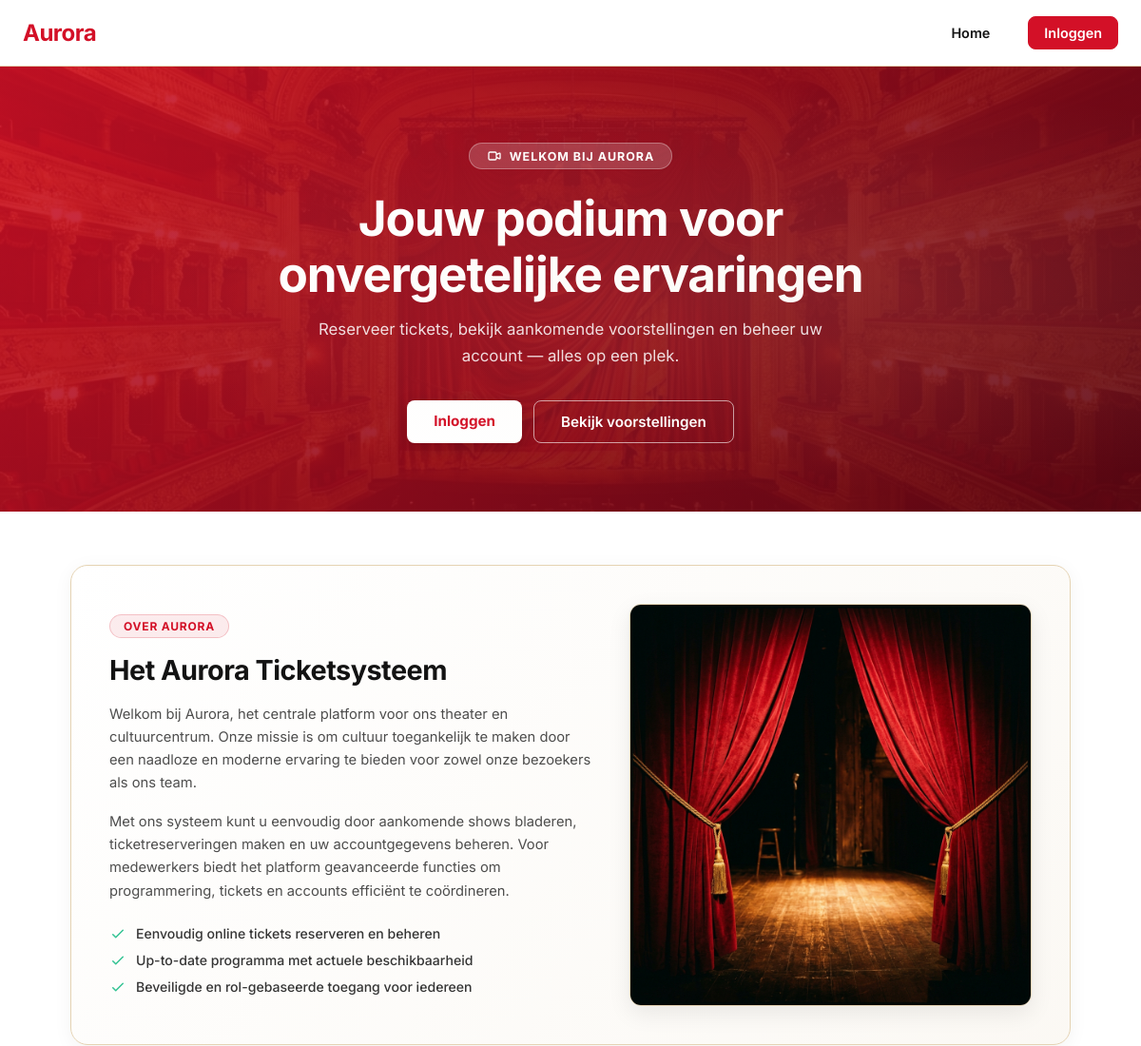
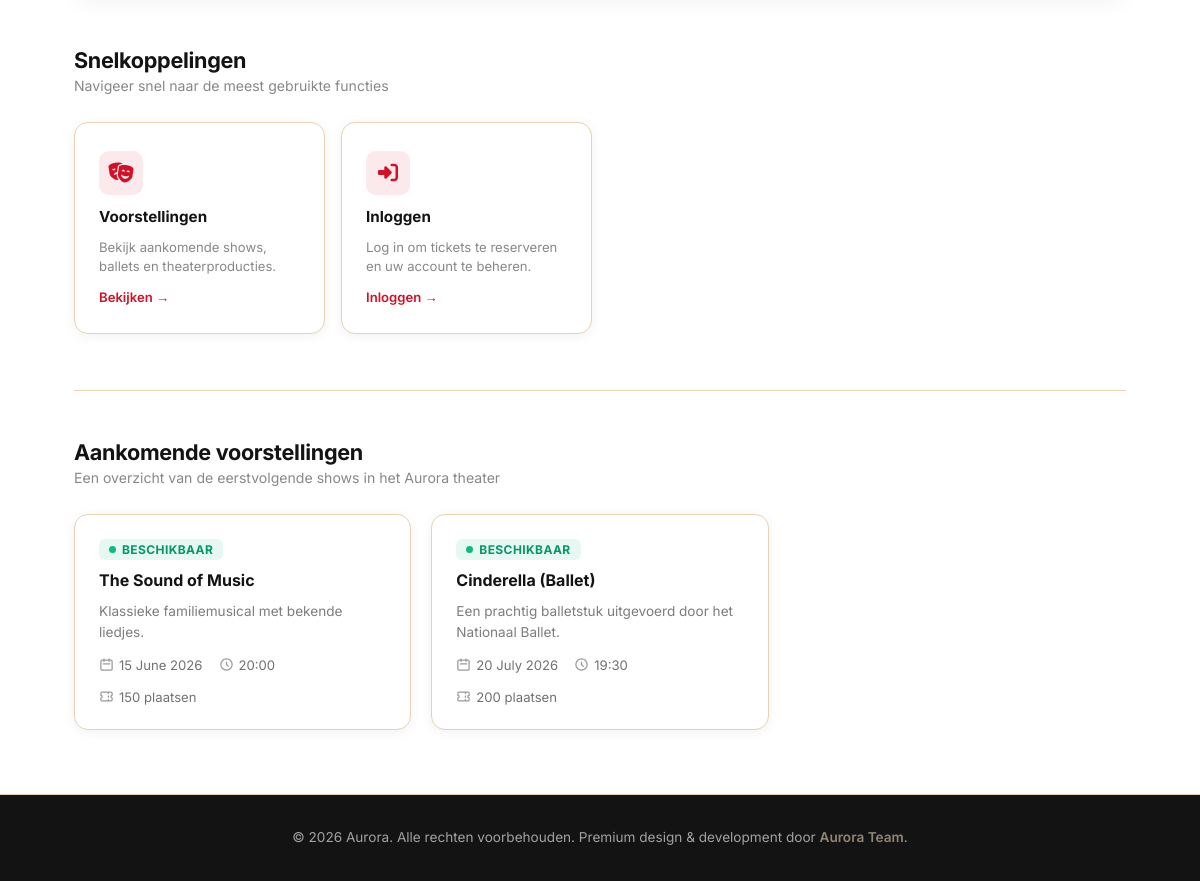
The app's page /informatie/home.php with its own data (2 pictures, top to bottom).
### tables this page shows
CREATE TABLE Voorstelling (
    Id INT NOT NULL AUTO_INCREMENT
    ,MedewerkerId INT NOT NULL
    ,Naam VARCHAR(100) NOT NULL
    ,Beschrijving TEXT NULL
    ,Datum DATE NOT NULL
    ,Tijd TIME NOT NULL
    ,MaxAantalTickets INT NOT NULL
    ,Beschikbaarheid VARCHAR(50) NOT NULL  
    ,IsActief BIT NOT NULL DEFAULT 1
    ,Opmerking VARCHAR(250) NULL
    ,DatumAangemaakt DATETIME(6) NOT NULL DEFAULT CURRENT_TIMESTAMP(6)
    ,DatumGewijzigd DATETIME(6) NOT NULL DEFAULT CURRENT_TIMESTAMP(6) ON UPDATE CURRENT_TIMESTAMP(6)
    ,PRIMARY KEY (Id)
    ,FOREIGN KEY (MedewerkerId) REFERENCES Medewerker(Id)
);

### informatie/home.php (the view, shortened to what this page needs)
<?php
$dbFout      = false;
$foutmelding = '';
$voorstellingen = [];
try {
    require_once __DIR__ . '/../config.php';
    $stmt = $pdo->prepare("
        SELECT Naam, Beschrijving, Datum, Tijd, MaxAantalTickets, Beschikbaarheid
        FROM voorstelling
        WHERE IsActief = 1 AND Beschikbaarheid != 'Geannuleerd' AND Datum >= CURDATE()
        ORDER BY Datum ASC, Tijd ASC
        LIMIT 6
    ");
    $stmt->execute();
    $voorstellingen = $stmt->fetchAll(PDO::FETCH_ASSOC);
} catch (PDOException $e) {
    $dbFout      = true;
    $foutmelding = 'De server is momenteel niet bereikbaar. Probeer het later opnieuw.';
} catch (Throwable $e) {
    $dbFout      = true;
    $foutmelding = 'Er is een onverwachte fout opgetreden. Probeer het later opnieuw.';
}
?>
<!DOCTYPE html>
<html lang="nl">
<head>
    <link rel="stylesheet" href="https://cdnjs.cloudflare.com/ajax/libs/font-awesome/6.4.2/css/all.min.css">
</head>
<body>
<?php require_once __DIR__ . '/../includes/navbar.php'; ?>
<?php if ($dbFout): ?>
    <main class="fout-full-page">
        <div class="fout-kaart" role="alert" aria-live="assertive">
            <div class="fout-icoon">
                <svg xmlns="http://www.w3.org/2000/svg" fill="none" viewBox="0 0 24 24" stroke="currentColor" stroke-width="2"><path stroke-linecap="round" stroke-linejoin="round" d="M12 9v2m0 4h.01m-6.938 4h13.856c1.54 0 2.502-1.667 1.732-3L13.732 4c-.77-1.333-2.694-1.333-3.464 0L3.34 16c-.77 1.333.192 3 1.732 3z"/></svg>
            </div>
            <h2>Server niet bereikbaar</h2>
            <p><?= htmlspecialchars($foutmelding) ?></p>
            <a href="home.php" class="btn-refresh">Probeer opnieuw</a>
        </div>
    </main>
<?php else: ?>
    <section class="hero">
        <div class="hero-badge">
            <svg xmlns="http://www.w3.org/2000/svg" fill="none" viewBox="0 0 24 24" stroke="currentColor" stroke-width="2"><path stroke-linecap="round" stroke-linejoin="round" d="M15 10l4.553-2.276A1 1 0 0121 8.618v6.764a1 1 0 01-1.447.894L15 14M5 18h8a2 2 0 002-2V8a2 2 0 00-2-2H5a2 2 0 00-2 2v8a2 2 0 002 2z"/></svg>
            Welkom bij Aurora
        </div>
        <h1>Jouw podium voor<br>onvergetelijke ervaringen</h1>
        <p>Reserveer tickets, bekijk aankomende voorstellingen en beheer uw account — alles op een plek.</p>
        <div class="hero-acties">
            <?php if ($isIngelogd): ?>
                <a href="../ticket-reseveren/ticket-beheren/index.php" class="btn-hero-primary" id="btn-tickets-reserveren">Tickets reserveren</a>
                <a href="../uitloggen.php" class="btn-hero-secondary" id="btn-uitloggen-hero">Uitloggen</a>
            <?php else: ?>
                <a href="../login.php" class="btn-hero-primary" id="btn-inloggen-hero">Inloggen</a>
                <a href="#voorstellingen" class="btn-hero-secondary" id="btn-bekijk-voorstellingen">Bekijk voorstellingen</a>
            <?php endif; ?>
        </div>
    </section>
    <main class="home-main">
        <section class="systeem-info" aria-labelledby="kop-systeem-info">
            <div class="systeem-grid">
                <div class="systeem-tekst">
                    <span class="info-badge">Over Aurora</span>
                    <h2 id="kop-systeem-info">Het Aurora Ticketsysteem</h2>
                    <p>Welkom bij Aurora, het centrale platform voor ons theater en cultuurcentrum. Onze missie is om cultuur toegankelijk te maken door een naadloze en moderne ervaring te bieden voor zowel onze bezoekers als ons team.</p>
                    <p>Met ons systeem kunt u eenvoudig door aankomende shows bladeren, ticketreserveringen maken en uw accountgegevens beheren. Voor medewerkers biedt het platform geavanceerde functies om programmering, tickets en accounts efficiënt te coördineren.</p>
                    <ul class="systeem-kenmerken">
                        <li>
                            <svg class="check-icon" fill="none" viewBox="0 0 24 24" stroke="currentColor" stroke-width="2"><path stroke-linecap="round" stroke-linejoin="round" d="M5 13l4 4L19 7"/></svg>
                            <span>Eenvoudig online tickets reserveren en beheren</span>
                        </li>
                        <li>
                            <svg class="check-icon" fill="none" viewBox="0 0 24 24" stroke="currentColor" stroke-width="2"><path stroke-linecap="round" stroke-linejoin="round" d="M5 13l4 4L19 7"/></svg>
                            <span>Up-to-date programma met actuele beschikbaarheid</span>
                        </li>
                        <li>
                            <svg class="check-icon" fill="none" viewBox="0 0 24 24" stroke="currentColor" stroke-width="2"><path stroke-linecap="round" stroke-linejoin="round" d="M5 13l4 4L19 7"/></svg>
                            <span>Beveiligde en rol-gebaseerde toegang voor iedereen</span>
                        </li>
                    </ul>
                </div>
                <div class="systeem-afbeelding">
                    <img src="../assets/images/theater-stage.png" alt="Aurora Theater Podium" class="info-img">
                </div>
            </div>
        </section>
        <section aria-labelledby="kop-snelkoppelingen">
            <div class="sectie-kop">
                <h2 id="kop-snelkoppelingen">Snelkoppelingen</h2>
                <p>Navigeer snel naar de meest gebruikte functies</p>
            </div>
            <div class="kaart-raster">
                <a href="#voorstellingen" class="actie-kaart" id="link-voorstellingen" aria-label="Ga naar aankomende voorstellingen">
                    <div class="kaart-icoon">
                        <i class="fa-solid fa-masks-theater"></i>
                    </div>
                    <h3>Voorstellingen</h3>
                    <p>Bekijk aankomende shows, ballets en theaterproducties.</p>
                    <span class="pijl">Bekijken &rarr;</span>
                </a>
                <?php if ($isIngelogd): ?>
                <a href="../ticket-reseveren/ticket-beheren/index.php" class="actie-kaart" id="link-tickets" aria-label="Ga naar ticket reserveren">
                    <div class="kaart-icoon">
                        <i class="fa-solid fa-ticket"></i>
                    </div>
                    <h3>Ticket reserveren</h3>
                    <p>Reserveer uw tickets voor aankomende voorstellingen.</p>
                    <span class="pijl">Reserveren &rarr;</span>
                </a>
                <?php else: ?>
                <a href="../login.php" class="actie-kaart" id="link-inloggen" aria-label="Ga naar inlogpagina">
                    <div class="kaart-icoon">
                        <i class="fa-solid fa-right-to-bracket"></i>
                    </div>
                    <h3>Inloggen</h3>
                    <p>Log in om tickets te reserveren en uw account te beheren.</p>
                    <span class="pijl">Inloggen &rarr;</span>
                </a>
                <?php endif; ?>
            </div>
        </section>
        <div class="sectie-divider"></div>
        <section id="voorstellingen" aria-labelledby="kop-voorstellingen">
            <div class="sectie-kop">
                <h2 id="kop-voorstellingen">Aankomende voorstellingen</h2>
                <p>Een overzicht van de eerstvolgende shows in het Aurora theater</p>
            </div>
            <?php if (empty($voorstellingen)): ?>
                <div class="voorstelling-raster">
                    <div class="geen-voorstellingen" role="status">
                        Er zijn momenteel geen aankomende voorstellingen gepland.
                    </div>
                </div>
            <?php else: ?>
                <div class="voorstelling-raster">
                    <?php foreach ($voorstellingen as $vs):
                        $datum = date('d F Y', strtotime($vs['Datum']));
                        $tijd  = substr($vs['Tijd'], 0, 5);
                        $isUitverkocht = ($vs['Beschikbaarheid'] === 'Uitverkocht');
                    ?>
                    <article class="voorstelling-kaart">
                        <div class="vs-badge <?= $isUitverkocht ? 'uitverkocht' : 'beschikbaar' ?>">
                            <span class="status-dot"></span>
                            <?= $isUitverkocht ? 'Uitverkocht' : 'Beschikbaar' ?>
                        </div>
                        <h3><?= htmlspecialchars($vs['Naam']) ?></h3>
                        <?php if (!empty($vs['Beschrijving'])): ?>
                            <p class="vs-beschrijving"><?= htmlspecialchars($vs['Beschrijving']) ?></p>
                        <?php endif; ?>
                        <div class="vs-info-rij">
                            <div class="vs-info-item">
                                <svg xmlns="http://www.w3.org/2000/svg" fill="none" viewBox="0 0 24 24" stroke="currentColor" stroke-width="2"><path stroke-linecap="round" stroke-linejoin="round" d="M8 7V3m8 4V3m-9 8h10M5 21h14a2 2 0 002-2V7a2 2 0 00-2-2H5a2 2 0 00-2 2v12a2 2 0 002 2z"/></svg>
                                <span><?= htmlspecialchars($datum) ?></span>
                            </div>
                            <div class="vs-info-item">
                                <svg xmlns="http://www.w3.org/2000/svg" fill="none" viewBox="0 0 24 24" stroke="currentColor" stroke-width="2"><path stroke-linecap="round" stroke-linejoin="round" d="M12 8v4l3 3m6-3a9 9 0 11-18 0 9 9 0 0118 0z"/></svg>
                                <span><?= htmlspecialchars($tijd) ?></span>
                            </div>
                            <div class="vs-info-item">
                                <svg xmlns="http://www.w3.org/2000/svg" fill="none" viewBox="0 0 24 24" stroke="currentColor" stroke-width="2"><path stroke-linecap="round" stroke-linejoin="round" d="M15 5v2m0 4v2m0 4v2M5 5a2 2 0 00-2 2v3a2 2 0 110 4v3a2 2 0 002 2h14a2 2 0 002-2v-3a2 2 0 110-4V7a2 2 0 00-2-2H5z"/></svg>
                                <span><?= (int)$vs['MaxAantalTickets'] ?> plaatsen</span>
                            </div>
                        </div>
                    </article>
                    <?php endforeach; ?>
                </div>
            <?php endif; ?>
        </section>
    </main>
<?php endif; ?>
<?php require_once __DIR__ . '/../includes/footer.php'; ?>
</body>
</html>

### includes/navbar.php (shortened to what this page needs)
<?php
$script_dir = str_replace('\\', '/', dirname($_SERVER['SCRIPT_FILENAME']));
$root_path = '';
$temp_path = $script_dir;
while (!file_exists($temp_path . '/config.php') && $temp_path !== '/' && strlen($temp_path) > 3) {
    $temp_path = dirname($temp_path);
    $root_path .= '../';
}
$isIngelogd = !empty($_SESSION['ingelogd']);
?>
<div class="aurora-nav">
    <div class="nav-brand">
        <a href="<?= $root_path ?>informatie/home.php">Aurora</a>
    </div>
    <div class="nav-right" id="navRight">
        <ul class="nav-menu">
            <li class="nav-item">
                <a class="nav-link" href="<?= $root_path ?>informatie/home.php">Home</a>
            </li>
        </ul>
        <div class="nav-user-area">
            <?php if ($isIngelogd): ?>
                <span class="nav-user-info">Welkom, <strong><?= htmlspecialchars($_SESSION['naam'] ?? 'Gebruiker') ?></strong></span>
                <a href="<?= $root_path ?>uitloggen.php" class="btn-nav-action btn-logout">Uitloggen</a>
            <?php else: ?>
                <a href="<?= $root_path ?>login.php" class="btn-nav-action btn-login">Inloggen</a>
            <?php endif; ?>
        </div>
    </div>
</div>

### includes/footer.php (shortened to what this page needs)
<footer class="aurora-footer">
    <p>&copy; <?= date('Y') ?> Aurora. Alle rechten voorbehouden. Premium design & development door <a href="#">Aurora Team</a>.</p>
</footer>

### includes/navbar.php (style rules this page uses)
.aurora-nav * { box-sizing: border-box; margin: 0; padding: 0; }
.aurora-nav { background-color: #FFFFFF; border-bottom: 1px solid #E5D3B3; padding: 0 24px; height: 70px; display: flex; justify-content: space-between; align-items: center; font-family: 'Inter', sans-serif; position: sticky; top: 0; z-index: 1000; }
.aurora-nav .nav-brand a { font-size: 1.5rem; font-weight: 700; color: #D31027; text-decoration: none; letter-spacing: -0.5px; transition: opacity 0.2s; }
.aurora-nav .nav-right { display: flex; align-items: center; gap: 32px; height: 100%; }
.aurora-nav .nav-menu { display: flex; align-items: center; list-style: none; gap: 20px; height: 100%; }
.aurora-nav .nav-item { display: flex; align-items: center; height: 100%; }
.aurora-nav .nav-link { color: #131313; text-decoration: none; font-size: 0.9rem; font-weight: 600; transition: color 0.2s; white-space: nowrap; display: flex; align-items: center; height: 100%; padding: 0 8px; }
.aurora-nav .nav-user-area { display: flex; align-items: center; gap: 16px; }
.aurora-nav .btn-nav-action { padding: 8px 16px; border-radius: 8px; font-size: 0.9rem; font-weight: 600; text-decoration: none; transition: all 0.2s; white-space: nowrap; }
.aurora-nav .btn-login { background-color: #D31027; color: #FFFFFF; border: 1px solid #D31027; }

### includes/footer.php (style rules this page uses)
.aurora-footer * { box-sizing: border-box; margin: 0; padding: 0; }
.aurora-footer { background-color: #131313; color: #FFFFFF; padding: 32px 24px; text-align: center; font-family: 'Inter', sans-serif; font-size: 0.85rem; margin-top: auto; border-top: 1px solid #E5D3B3; }
.aurora-footer p { opacity: 0.6; line-height: 1.6; color: #FFFFFF; }
.aurora-footer a { color: #E5D3B3; text-decoration: none; font-weight: 600; transition: color 0.2s; }

### records on screen
voorstelling: Beschikbaarheid "BESCHIKBAAR", Naam "The Sound of Music", Beschrijving "Klassieke familiemusical met bekende liedjes.", Datum "15 June 2026", Tijd "20:00", MaxAantalTickets "150"
voorstelling: Beschikbaarheid "BESCHIKBAAR", Naam "Cinderella (Ballet)", Beschrijving "Een prachtig balletstuk uitgevoerd door het Nationaal Ballet.", Datum "20 July 2026", Tijd "19:30", MaxAantalTickets "200"
